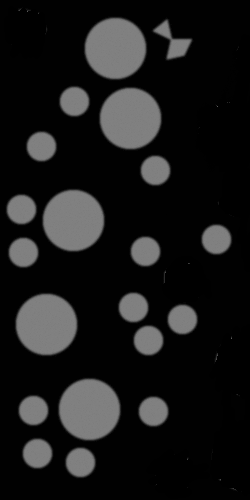
//> input picture images/testseq100000.pgm, 250 x 500 px
$ ./main images/testseq100000.pgm   (built with g++ and OpenCV 4)
//> lines starting //> are read from the running program, lines starting //| are printed output that depends on the picture; after the words box and inside, x2 and y2 are one past the last pixel; in counts of white or black regions, pixels touching at a corner belong together
#include <stdio.h>
#include <dirent.h>
#include <unistd.h>
#include <string>
#include <map>
#include <iostream>

#include "opencv2/highgui/highgui.hpp"
#include "opencv2/imgproc/imgproc.hpp"
#include "opencv2/core/core.hpp"


int thresh = 0;

int hough_transform(unsigned char* image, unsigned int* accum, int w, int h, int r);
void transform_image(std::string file_path);
void hough_get_circles(int threshold, unsigned int* accumulator, int acc_w, int acc_h, int current_radius, std::vector< std::pair< std::pair<int, int>, int> > &circles);


// this sorts the larger circle over the smaller if there is an overlap
struct SortCirclesDistance
{
    bool operator()( const std::pair< std::pair<int, int>, int>& a, const std::pair< std::pair<int, int>, int>& b )
    {


    	int distance_between_circles = sqrt( pow(abs(a.first.first - b.first.first), 2) + pow(abs(a.first.second - b.first.second), 2) );
    	if(distance_between_circles <= a.second + b.second)
    	{
    		// circles are overlapping
    		return a.second > b.second;
    	   		return false;

    	}
    }
 };

int main(int argc, char* argv[])
{
	if (argv[0]){
		std::cout << "daww";
	}

	std::string file_path = "/home/jacob/Desktop/hough_transform/images/testseq100000.pgm";

    std::cout << "TO QUIT PROGRAM PLEASE USE A COMMMAND LINE ESCAPE COMMAND E.G CONTROL + C";
    std::cout << "STARTING HOUGH DETECTION";

	cv::namedWindow("Result", cv::WINDOW_AUTOSIZE);
    cv::namedWindow("Circle Detection",  cv::WINDOW_AUTOSIZE);
    cv::namedWindow("Accumulator",	 cv::WINDOW_AUTOSIZE);

    cvMoveWindow("Result", 50, 50);
    cvMoveWindow("Circle Detection", 680, 10);
    cvMoveWindow("Accumulator", 1350, 1000);

    transform_image(file_path);


    return 0;
}

int hough_transform(unsigned char* image, unsigned int* accum,int w, int h, int r)
{
	int radius = r;

	//accum height is the same as image height
	int width = w;
	int height = h;
	float deg_to_rad = 0.017453293f;

	//loop over each pixel
	for (int y = 0; y < height; y++)
	{
		for(int x = 0; x < width; x++)
		{
			//check that it is a filled pixel
			if (image[(y * width) + x] > 250)
			{
				//for 360 t
				for (int t = 1; t <= 360; t++)
				{
					int a = ((double)x - ((double)radius * cos((double)t * deg_to_rad)));
					int b = ((double)y - ((double)radius * sin((double)t * deg_to_rad)));

					// check boundary conditions
					if (( b >= 0 && b < height) && (a >= 0 && a<width))
						accum[(b * width) + a]++;
				}
			}
		}

	}

	return 0;
}

// puts found circles from accum in passed in vector
void hough_get_circles(int threshold, unsigned int* accumulator, int acc_w, int acc_h, int current_radius, std::vector< std::pair< std::pair<int, int>, int> > &circles)
{
	int found = 0;
	if (accumulator == 0)
	{
		std::cout << "accumulator not filled";
		return;
	}

	for (int curr_accum_h = 0; curr_accum_h < acc_h; curr_accum_h++)
	{
		for (int curr_accum_w = 0; curr_accum_w < acc_h; curr_accum_w++)
		{
			// is it greater than our global threshold?
			int accum_count = (int)accumulator[(curr_accum_h*acc_w) + curr_accum_w];
			if (accum_count >= threshold)
			{
				//local maxima or 'bright spot'?
				int max = accum_count;
				for(int local_y=-4; local_y<=4;local_y++)
				{
					for(int local_x=-4; local_x<=4;local_x++)
					{
						int height = local_y + curr_accum_w;
						int width = local_x + curr_accum_w;

						//check boundaries
						if (height >=0 && height <= acc_h && width >=0 && width <= acc_w)
						{
							//does this point have a higher count?
							if ((int)accumulator[(height * acc_w) + width] > max)
							{
								max = accumulator[(height * acc_w) + width];
								//end search
								local_y = local_x = 5;
							}
						}
					}
				}
				// if max is larger than current count there is a larger count close by
				if (max > (int)accumulator[(curr_accum_h * acc_w) + curr_accum_w])
				{
					continue;
				}

				circles.push_back(std::pair< std::pair<int, int>, int>(std::pair<int, int>(curr_accum_w, curr_accum_h), current_radius));
				found++;
			}
		}
	}

}


// COPIED CODE DIRECTLY - OPENCV IMAGE SHOWING STUFF, sorts circles so that the larger ones are displayed over the smaller
void filter_and_show(std::vector< std::pair< std::pair<int, int>, int> > circles, cv::Mat img_edge, cv::Mat img_ori)
{


	//sorts circles
	std::sort(circles.begin(), circles.end(), SortCirclesDistance());
	int a,b,r;
	a=b=r=0;
	std::vector< std::pair< std::pair<int, int>, int> > result;
	std::vector< std::pair< std::pair<int, int>, int> >::iterator it;
	for(it=circles.begin();it!=circles.end();it++)
	{
		int d = sqrt( pow(abs(it->first.first - a), 2) + pow(abs(it->first.second - b), 2) );
		if( d > it->second + r)
		{
			result.push_back(*it);
			//ok
			a = it->first.first;
			b = it->first.second;
			r = it->second;
		}
	}

	cv::Mat img_res = img_ori.clone();
	for(it=result.begin();it!=result.end();it++)
	{
		std::cout << it->first.first << ", " << it->first.second << std::endl;
		cv::circle(img_res, cv::Point(it->first.first, it->first.second), it->second, cv::Scalar( 0, 0, 255), 2, 8);
	}
	cv::imshow("Result", img_res);
	cv::imshow("Circle Detector", img_edge);
	cv::waitKey(360000);
}

void transform_image(std::string file_path)
{
	//load image
	cv::Mat img_edge;
	cv::Mat img_blur;

	cv::Mat img_ori = cv::imread( file_path, 1 );
//> img_ori is the input picture: 500 rows x 250 cols, CV_8UC3; min 0, max 129, mean 25.9
	cv::blur( img_ori, img_blur, cv::Size(5,5) );
	cv::Canny(img_blur, img_edge, 175, 200, 3);
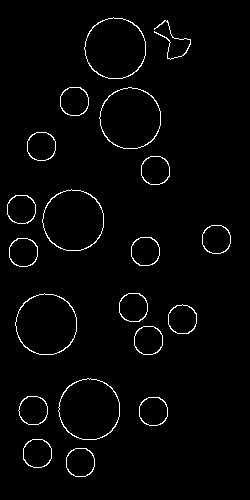
//> img_edge: 500 rows x 250 cols, CV_8UC1; 2.2% white in thin lines or dots, all inside (x1, y1, x2, y2) = (7, 17, 231, 477)

	int w = img_edge.cols;
//> w = 250
	int h = img_edge.rows;
//> h = 500


	//fill accumulator
	unsigned int* accumulator = (unsigned int*)calloc(w*h, sizeof(unsigned int*));

	//to store circles
	std::vector< std::pair< std::pair<int, int>, int> > circles;

	// for each radius
	for (int r = 20; r < 100; r=r+1)
	{
		//transform
		hough_transform(img_edge.data, accumulator, w, h, r);


		int threshold = 0.95 * (2.0 * (double)r * 0.314);
		//get circles

		// draw result


		{
			hough_get_circles(threshold, accumulator, w, h, r, circles);

			int aw = w;
			int ah = h;
			int maxa = 0;

			for(int p=0;p<(ah*aw);p++)
			{
				if((int)accumulator[p] > maxa)
					maxa = accumulator[p];
			}
			double contrast = 1.0;
			double coef = 255.0 / (double)maxa * contrast;

			cv::Mat img_accu(ah, aw, CV_8UC3);
			for(int p=0;p<(ah*aw);p++)
			{
				unsigned char c = (double)accumulator[p] * coef < 255.0 ? (double)accumulator[p] * coef : 255.0;
				img_accu.data[(p*3)+0] = 255;
				img_accu.data[(p*3)+1] = 255-c;
				img_accu.data[(p*3)+2] = 255-c;
			}

			cv::imshow("Original", img_ori);
			cv::imshow("Circle Detector", img_edge);
			cv::imshow("Accumulator", img_accu);

			cv::waitKey(1);
	}
	}
//> this loop made 80 passes
//> (maxa, coef) on passes 1 to 12: (82, 3.11), (127, 2.01), (174, 1.47), (203, 1.26), (241, 1.06), (258, 0.988), (271, 0.941), (292, 0.873), (315, 0.81), (346, 0.737), (371, 0.687), (400, 0.637)
//> pass 1, in transform_image, `cv::imshow("Accumulator", img_accu);`:
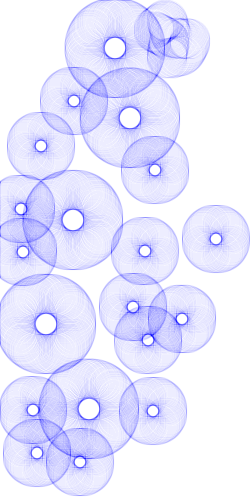
//> window 'Accumulator': 500 rows x 250 cols, CV_8UC3; mean B, G, R 255, 231.4, 231.4
//> pass 2, in transform_image, `cv::imshow("Accumulator", img_accu);`:
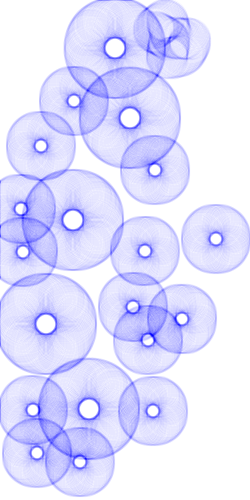
//> window 'Accumulator': 500 rows x 250 cols, CV_8UC3; mean B, G, R 255, 224.2, 224.2
//> after the loop, circles = 12199190 items
//> (the run ends here: the program stops with an error, at `std::sort(circles.begin(), circles.end(), SortCirclesDistance());`)

$ run again, with images/testseq100136.pgm copied over images/testseq100000.pgm
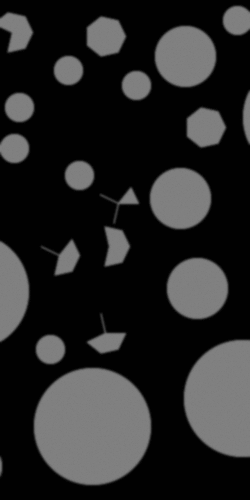
//> input picture images/testseq100136.pgm, 250 x 500 px
//> in transform_image, img_ori is the input picture: 500 rows x 250 cols, CV_8UC3; min 1, max 129, mean 39.7
//> in transform_image, `cv::Canny(img_blur, img_edge, 175, 200, 3);`:
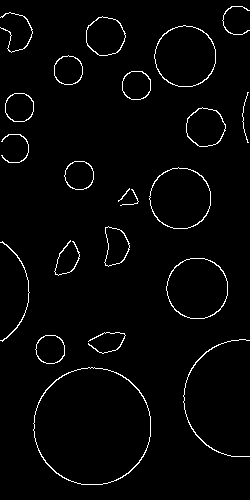
//> img_edge: 500 rows x 250 cols, CV_8UC1; 2.4% white in thin lines or dots
//> the loop in transform_image, `for (int r = 20; r < 100; r=r+1)` made 80 passes
//> (maxa, coef) on passes 1 to 8: (158, 1.61), (200, 1.27), (205, 1.24), (209, 1.22), (234, 1.09), (267, 0.955), (286, 0.892), (299, 0.853)
//> pass 2, in transform_image, `cv::imshow("Accumulator", img_accu);`:
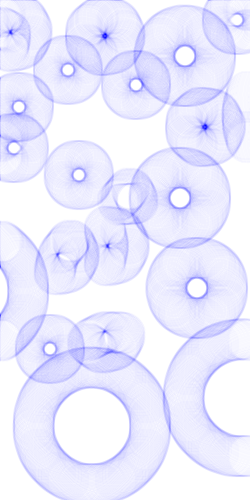
//> window 'Accumulator': 500 rows x 250 cols, CV_8UC3; mean B, G, R 255, 234.3, 234.3
//> after the loop in transform_image, `for (int r = 20; r < 100; r=r+1)`: circles = 12553646 items

$ run again, with images/testseq100192.pgm copied over images/testseq100000.pgm
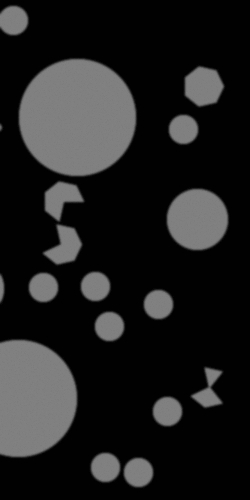
//> input picture images/testseq100192.pgm, 250 x 500 px
//> in transform_image, img_ori is the input picture: 500 rows x 250 cols, CV_8UC3; min 1, max 129, mean 32.2
//> in transform_image, `cv::Canny(img_blur, img_edge, 175, 200, 3);`:
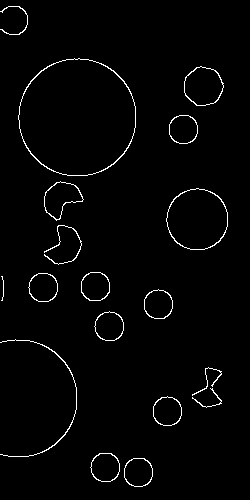
//> img_edge: 500 rows x 250 cols, CV_8UC1; 2% white in thin lines or dots, all inside (x1, y1, x2, y2) = (0, 6, 228, 487)
//> the loop in transform_image, `for (int r = 20; r < 100; r=r+1)` made 80 passes
//> (maxa, coef) on passes 1 to 8: (153, 1.67), (193, 1.32), (202, 1.26), (225, 1.13), (246, 1.04), (256, 0.996), (261, 0.977), (273, 0.934)
//> pass 2, in transform_image, `cv::imshow("Accumulator", img_accu);`:
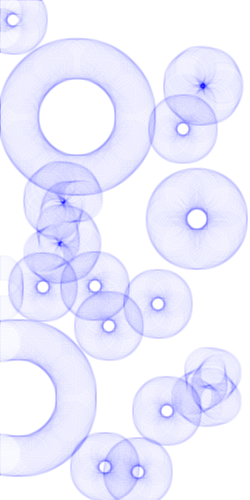
//> window 'Accumulator': 500 rows x 250 cols, CV_8UC3; mean B, G, R 255, 237.2, 237.2
//> after the loop in transform_image, `for (int r = 20; r < 100; r=r+1)`: circles = 12225708 items
